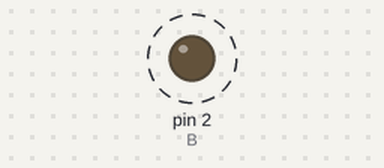
Recording of a sketch running on a simulated Arduino Uno, built with avr-gcc and run on an emulated ATmega328P. On the bench: output pins drawn as LEDs (lit = HIGH). Dashed ring = blinking. Pins used as bus, display or sensor lines are not drawn.

Above: at 0.2 s.
Timing chart, 0 to 3.0 s (numbered marks = the images above):
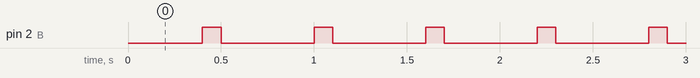

The sketch:

RGBLEDCode.ino
```cpp
#define R 0
#define G 1
#define B 2

void setup() {
  // put your setup code here, to run once:
Serial.begin(115200);
pinMode(R,OUTPUT);
pinMode(G,OUTPUT);
pinMode(B,OUTPUT);
}

void loop() {
  // put your main code here, to run repeatedly:
  digitalWrite(R,1);
  delay(100);
  digitalWrite(R,0);
  delay(100);
  digitalWrite(G,1);
  delay(100);
  digitalWrite(G,0);
  delay(100);
  digitalWrite(B,1);
  delay(100);
  digitalWrite(B,0);
  delay(100);
}
```

Measured:
- by itself, pin 2 (B): alternates HIGH for 0.10 s and LOW for 0.50 s
